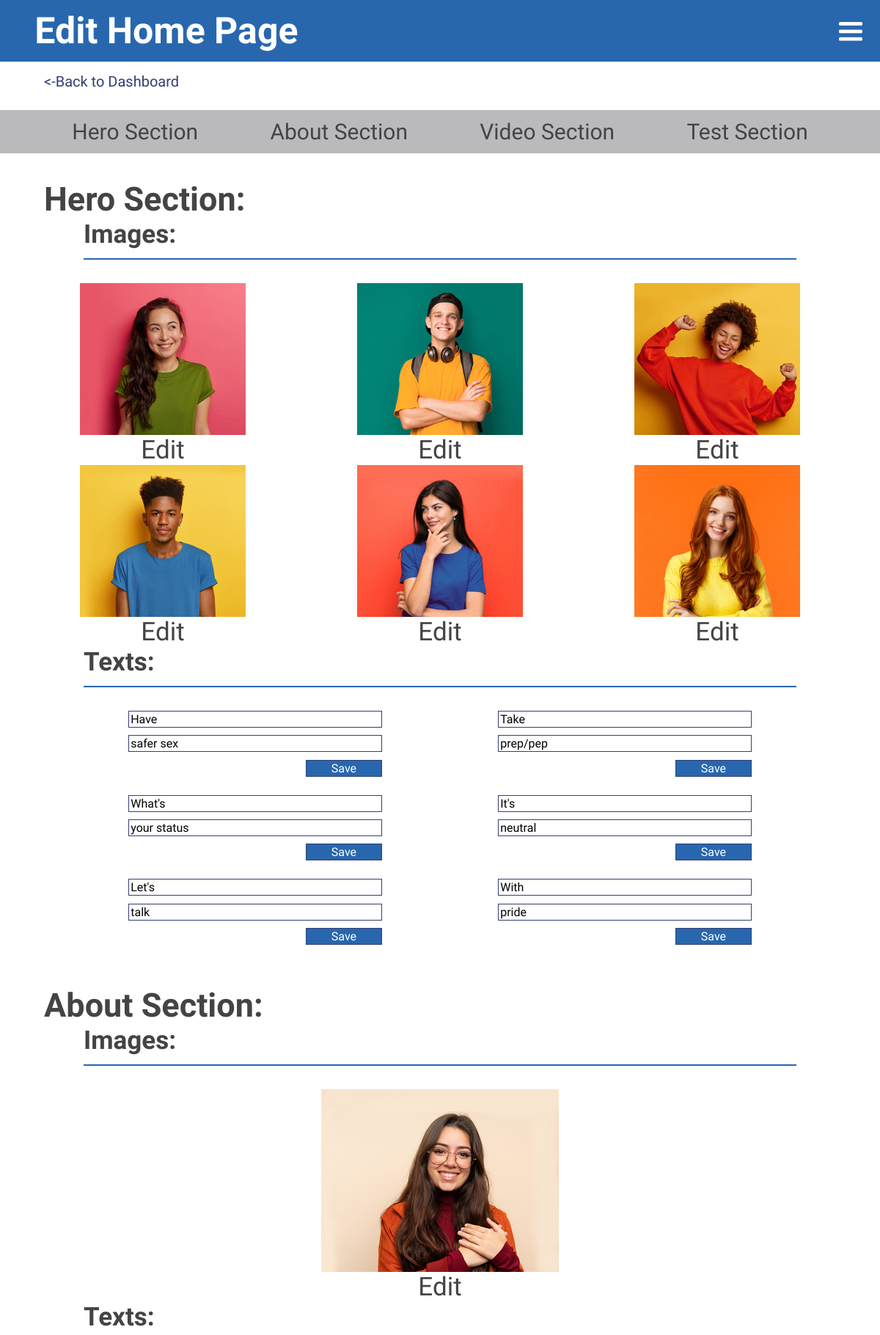
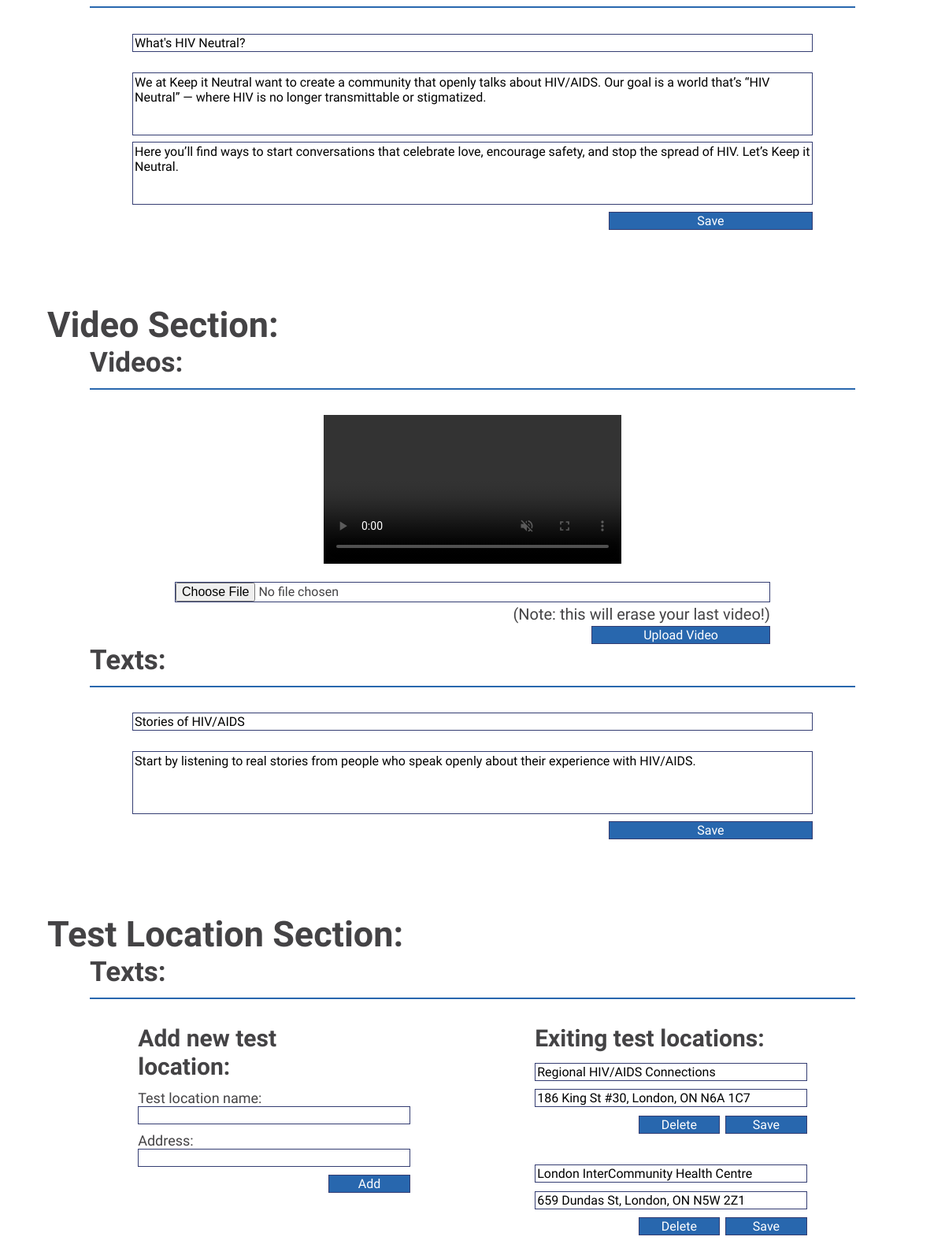
Page /includes/admin/admin_kin_home.php (signed in, upper part) on the committed database (2 pictures, top to bottom).
### tables this page shows
CREATE TABLE `tbl_hero` (
  `id` int(11) NOT NULL,
  `img` varchar(60) NOT NULL,
  `text` varchar(30) NOT NULL,
  `cap_text` varchar(30) NOT NULL
);

CREATE TABLE `tbl_hero_alt` (
  `id` int(11) NOT NULL,
  `img` varchar(60) NOT NULL,
  `text` varchar(30) NOT NULL,
  `cap_text` varchar(30) NOT NULL
);

CREATE TABLE `tbl_about` (
  `id` int(11) NOT NULL,
  `img` varchar(60) NOT NULL,
  `heading` varchar(60) NOT NULL,
  `p` text NOT NULL,
  `p_sub` text NOT NULL,
  `p_bold` text NOT NULL
);

CREATE TABLE `tbl_video` (
  `id` int(11) NOT NULL,
  `video` varchar(60) NOT NULL,
  `heading` varchar(70) NOT NULL,
  `p` text NOT NULL
);

CREATE TABLE `tbl_test_location` (
  `id` int(11) NOT NULL,
  `name` varchar(50) NOT NULL,
  `address` varchar(200) NOT NULL
);

### includes/admin/scripts/cms.php (called while the page is built, shortened)
<?php
function getAll($tbl) {
    $pdo = Database::getInstance()->getConnection();
    $query= 'SELECT * FROM ' .$tbl;
    $result = $pdo->query($query);
    if($result){
        return $result;
    }else{
        return '<p class="updateMsg">There was a problem accessing the info</p>';
    }
}

### includes/admin/admin_kin_home.php (the view, shortened to what this page needs)
<?php
    $tblHero = 'tbl_hero';
    $getHero = getAll($tblHero);
    $getHeroT = getAll($tblHero);
    $tblHeroAlt = 'tbl_hero_alt';
    $getHeroAlt = getAll($tblHeroAlt);
    $getHeroAltT = getAll($tblHeroAlt);
    $tblAbout = 'tbl_about';
    $getAbout = getAll($tblAbout);
    $getAboutT = getAll($tblAbout);
    $tblVideo = 'tbl_video';
    $getVideo = getAll($tblVideo);
    $getVideoT = getAll($tblVideo);
    $tblTest = 'tbl_test_location';
    $getTest = getAll($tblTest);
?>
<!DOCTYPE html>
<html lang="en">
<head>
    <?php include '../template/head.php'; ?>
</head>
<body>
    <div class="userCMS">
        <header>
            <h1>Edit Home Page</h1>
        <?php include '../template/header.php'; ?>
        <p class="bk"><a href="index.php"><-Back to Dashboard</a></p>
        <div class="homeNav">
            <a href="admin_kin_home.php?#hero">Hero Section</a>
            <a href="admin_kin_home.php?#about">About Section</a>
            <a href="admin_kin_home.php?#video">Video Section</a>
            <a href="admin_kin_home.php?#test">Test Section</a>
        </div>
        <section id="hero">
            <h2>Hero Section:</h2>
            <div class="col">
                <h3>Images:</h3>
                <div class="imgRow">
                    <?php while($row = $getHero->fetch(PDO::FETCH_ASSOC)):?>
                    <div class="imgs">
                        <img src="../../images/<?php echo $row['img'];?>" alt=" hero image <?php echo $row['img'];?>">
                        <a href="admin_kin_image.php?img_id=<?php echo $row['id'];?>&tbl=tbl_hero&page=admin_kin_home.php">Edit</a>
                    </div>
                    <?php endwhile;?>
                    <?php while($row = $getHeroAlt->fetch(PDO::FETCH_ASSOC)):?>
                    <div class="imgs">
                        <img src="../../images/<?php echo $row['img'];?>" alt=" hero image <?php echo $row['img'];?>">
                        <a href="admin_kin_image.php?img_id=<?php echo $row['id'];?>&tbl=tbl_hero_alt&page=admin_kin_home.php">Edit</a>
                    </div>
                    <?php endwhile;?>
                </div>
            </div>
            <div class="col">
                <h3>Texts:</h3>
                <div class="rows">
                    <div class="row">
                        <?php while($row = $getHeroT->fetch(PDO::FETCH_ASSOC)):?>
                        <form action="admin_kin_home.php" method="post" class="textForm">
                            <input type="text" name="hText" value="<?php echo $row['text'];?>">
                            <input type="text" name="hCText" value="<?php echo $row['cap_text'];?>">
                            <input type="submit" name="submit-hero" value="Save">
                        </form>
                        <?php endwhile;?>
                    </div>
                    <div class="row">
                        <?php while($row = $getHeroAltT->fetch(PDO::FETCH_ASSOC)):?>
                        <form action="admin_kin_home.php" method="post" class="textForm">
                            <input type="text" name="hText" value="<?php echo $row['text'];?>">
                            <input type="text" name="hCText" value="<?php echo $row['cap_text'];?>">
                            <input type="submit" name="submit-hero" value="Save">
                        </form>
                        <?php endwhile;?>
                    </div>
                </div>
            </div>
        </section>
        <section id="about">
            <h2>About Section:</h2>
            <div class="col">
                <h3>Images:</h3>
                <?php while($row = $getAbout->fetch(PDO::FETCH_ASSOC)):?>
                <div class="aboutImg">
                    <img src="../../images/<?php echo $row['img'];?>" alt="about image <?php echo $row['img'];?>">
                    <a href="admin_kin_image.php?img_id=<?php echo $row['id'];?>&tbl=tbl_about&page=admin_kin_home.php">Edit</a>
                </div>
                <?php endwhile;?>
            </div>
            <div class="col">
                <h3>Texts:</h3>
                <form action="admin_kin_home.php" method="post" class="textForm">
                <?php while($row = $getAboutT->fetch(PDO::FETCH_ASSOC)):?>
                    <input type="text" name="heading" value="<?php echo $row['heading'];?>">
                    <textarea name="p"><?php echo $row['p'];?></textarea>
                    <textarea name="p_sub"><?php echo $row['p_sub'];?></textarea>
                    <input type="submit" name="submit-about" value="Save">
                <?php endwhile;?>
                </form>
            </div>
        </section>
        <section id="video">
            <h2>Video Section:</h2>
            <div class="col">
                <h3>Videos:</h3>
                <form action="admin_kin_home.php" method="post" class="vidForm" enctype="multipart/form-data">
                <?php while($row = $getVideo->fetch(PDO::FETCH_ASSOC)):?>
                    <video controls muted>
                        <source src="../../media/<?php echo $row['video'];?>" type="video/mp4">
                    </video>
                    <input type="file" name="video" value="">
                    <p>(Note: this will erase your last video!)</p>
                    <input type="submit" value="Upload Video" name="submit-video">
                <?php endwhile;?>
                </form>
            </div>
            <div class="col">
                <h3>Texts:</h3>
                <form action="admin_kin_home.php" method="post" class="textForm">
                <?php while($row = $getVideoT->fetch(PDO::FETCH_ASSOC)):?>
                    <input type="text" name="heading" value="<?php echo $row['heading'];?>">
                    <textarea name="p"><?php echo $row['p'];?></textarea>
                    <input type="submit" name="submit-vid-text" value="Save">
                <?php endwhile;?>
                </form>
            </div>
        </section>
        <section id="test">
            <h2>Test Location Section:</h2>
            <div class="col">
                <h3>Texts:</h3>
                <div class="rows">
                    <div class="row">
                        <form action="admin_kin_home.php" method="post" class="textForm">
                            <h4>Add new test location:</h4>
                            <label for="name">Test location name:</label>
                            <input type="text" name="name" value="">
                            <label for="address">Address:</label>
                            <input type="text" name="address" value="">
                            <input type="submit" name="submit-test-new" value="Add">
                        </form>
                    </div>
                    <div class="row">
                        <h4>Exiting test locations:</h4>
                        <?php while($row = $getTest->fetch(PDO::FETCH_ASSOC)):?>
                        <form action="admin_kin_home.php" method="post" class="textForm">
                            <input type="text" name="name" value="<?php echo $row['name'];?>">
                            <input type="text" name="address" value="<?php echo $row['address'];?>">
                            <div class="DandS">
                                <input type="submit" name="delete-test" value="Delete">
                                <input type="submit" name="submit-test" value="Save">
                            </div>
                        </form>
                        <?php endwhile;?>
                    </div>
                </div>
            </div>
        </section>
    </div>
</body>
</html>

### rows in the picture
tbl_hero: img (picture), hText "Have", hCText "safer sex"
tbl_hero: img (picture), hText "What's", hCText "your status"
tbl_hero: img (picture), hText "Let's", hCText "talk"
tbl_hero_alt: img (picture), hText "Take", hCText "prep/pep"
tbl_hero_alt: img (picture), hText "It's", hCText "neutral"
tbl_hero_alt: img (picture), hText "With", hCText "pride"
tbl_about: img (picture), heading "What's HIV Neutral?", p "We at Keep it Neutral want to create a community that openly talks about HIV/AIDS. Our goal is a world that’s “HIV Neutral” — where HIV is no longer transmittable or stigmatized.", p_sub "Here you’ll find ways to start conversations that celebrate love, encourage safety, and stop the spread of HIV. Let’s Keep it Neutral."
tbl_video: heading "Stories of HIV/AIDS", p "Start by listening to real stories from people who speak openly about their experience with HIV/AIDS."
tbl_test_location: name "Regional HIV/AIDS Connections", address "186 King St #30, London, ON N6A 1C7"
tbl_test_location: name "London InterCommunity Health Centre", address "659 Dundas St, London, ON N5W 2Z1"
